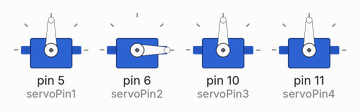
Recording of a sketch running on a simulated Arduino Uno, built with avr-gcc and run on an emulated ATmega328P. Shown: 4 × servo.

Above: at 0.05 s.
At 4.0 s:
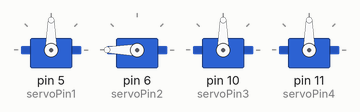
Timing chart, 0 to 5.2 s (numbered marks = the images above):
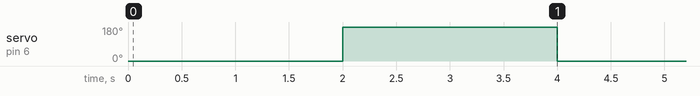

Measured:
- by itself, servo on pin 6 (servoPin2): alternates 180° for 2.0 s and 0° for 2.0 s

The sketch:

Sample_Code_V1.ino
```cpp
//Include the Servo Library
#include <Servo.h>
//Declare what pins the servos correspond to
int servoPin1 = 5; //Left side arm servo
int servoPin2 = 6; //Right side arm servo
int servoPin3 = 10; //Base servo
int servoPin4 = 11; //Gripper servo

Servo Servo1; // create servo object to control a servo... Twelve servo objects can be created on most boards
Servo Servo2;
Servo Servo3;
Servo Servo4;


void setup() {
  //The setup code only runs once
  Servo1.attach(servoPin1); //Attaches the servo on  pin 5 to the servo object
  Servo2.attach(servoPin2); //Attaching the servo to the servo object is how the board recognizes that it is controlling a servo
  Servo3.attach(servoPin3);
  Servo4.attach(servoPin4);
  Serial.begin(9600); //Serial.begin(9600) sets up how fast the board sends data. 9600 is the most common choice

}

void loop() {
  //The loop section is the main body of code, where it runs repeatedly
/* The below code is sample code that should move the right hand servo from 0 degrees to 180 degrees
  NOTE: If the servo fails, it may not be able to reach that angle. Try changing the degrees to something else, like 0 to 40 and 180 to 160
  There will be trial and error for each servo, so make sure to find the correct bounds and angles to what works
 */
 Servo2.write(0); //Writes a value of 0 to the servo, meaning it attempts to rotate to 0 degrees
 delay(2000); //Waits for 2000 milliseconds, or 2 seconds

 Servo2.write(180); //Writes a value of 180 to the servo, meaning it attempts to rotate to 180 degrees
 delay(2000); //Waits for 2000 milliseconds, or 2 seconds

}
```
